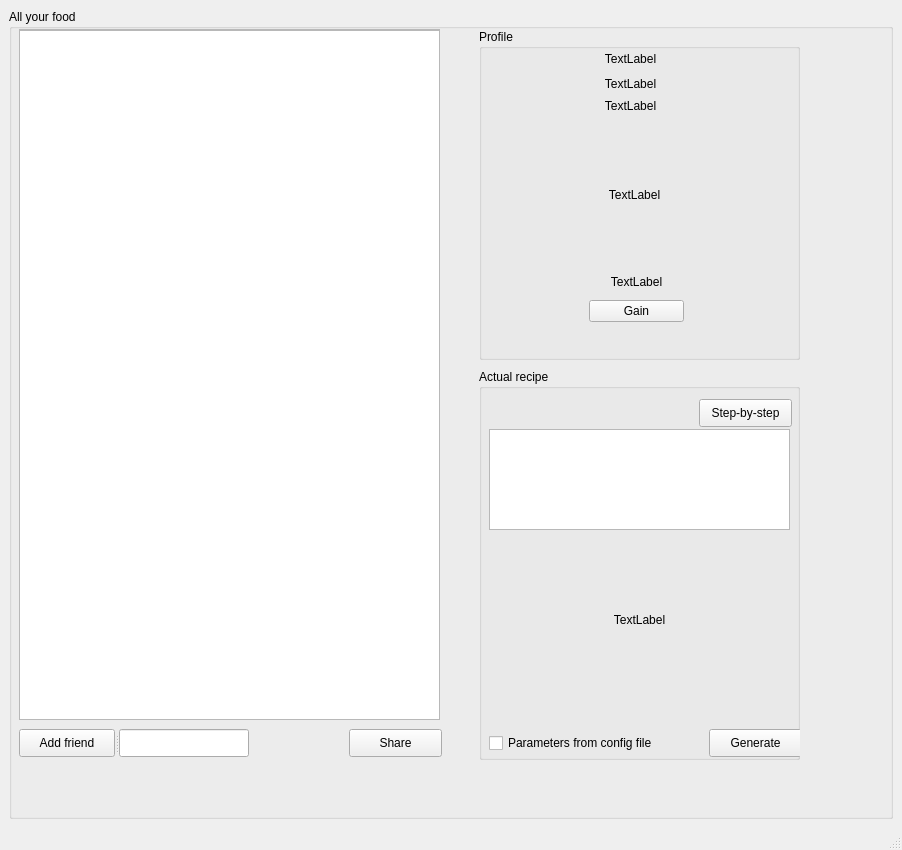
<?xml version="1.0" encoding="UTF-8"?>
<ui version="4.0">
 <class>MainWindow</class>
 <widget class="QMainWindow" name="MainWindow">
  <property name="geometry">
   <rect>
    <x>0</x>
    <y>0</y>
    <width>902</width>
    <height>850</height>
   </rect>
  </property>
  <property name="windowTitle">
   <string>MainWindow</string>
  </property>
  <widget class="QWidget" name="centralwidget">
   <layout class="QHBoxLayout" name="horizontalLayout">
    <item>
     <widget class="QGroupBox" name="groupBox">
      <property name="title">
       <string>All your food</string>
      </property>
      <widget class="QGroupBox" name="boxProfile">
       <property name="geometry">
        <rect>
         <x>470</x>
         <y>20</y>
         <width>321</width>
         <height>331</height>
        </rect>
       </property>
       <property name="title">
        <string>Profile</string>
       </property>
       <widget class="QLabel" name="labPicture">
        <property name="geometry">
         <rect>
          <x>80</x>
          <y>100</y>
          <width>151</width>
          <height>131</height>
         </rect>
        </property>
        <property name="text">
         <string>TextLabel</string>
        </property>
        <property name="alignment">
         <set>Qt::AlignCenter</set>
        </property>
       </widget>
       <widget class="QWidget" name="layoutWidget">
        <property name="geometry">
         <rect>
          <x>110</x>
          <y>240</y>
          <width>95</width>
          <height>53</height>
         </rect>
        </property>
        <layout class="QVBoxLayout" name="verticalLayout_2">
         <item>
          <widget class="QLabel" name="labLevel">
           <property name="text">
            <string>TextLabel</string>
           </property>
           <property name="alignment">
            <set>Qt::AlignCenter</set>
           </property>
          </widget>
         </item>
         <item>
          <widget class="QPushButton" name="buttonGain">
           <property name="text">
            <string>Gain</string>
           </property>
          </widget>
         </item>
        </layout>
       </widget>
       <widget class="QWidget" name="layoutWidget">
        <property name="geometry">
         <rect>
          <x>76</x>
          <y>20</y>
          <width>151</width>
          <height>64</height>
         </rect>
        </property>
        <layout class="QVBoxLayout" name="verticalLayout">
         <item>
          <widget class="QLabel" name="labUsername">
           <property name="sizePolicy">
            <sizepolicy hsizetype="Preferred" vsizetype="Preferred">
             <horstretch>0</horstretch>
             <verstretch>7</verstretch>
            </sizepolicy>
           </property>
           <property name="text">
            <string>TextLabel</string>
           </property>
           <property name="alignment">
            <set>Qt::AlignCenter</set>
           </property>
          </widget>
         </item>
         <item>
          <widget class="QLabel" name="labFullname">
           <property name="sizePolicy">
            <sizepolicy hsizetype="Preferred" vsizetype="Preferred">
             <horstretch>0</horstretch>
             <verstretch>7</verstretch>
            </sizepolicy>
           </property>
           <property name="text">
            <string>TextLabel</string>
           </property>
           <property name="alignment">
            <set>Qt::AlignCenter</set>
           </property>
          </widget>
         </item>
         <item>
          <widget class="QLabel" name="labEmail">
           <property name="text">
            <string>TextLabel</string>
           </property>
           <property name="alignment">
            <set>Qt::AlignCenter</set>
           </property>
          </widget>
         </item>
        </layout>
       </widget>
      </widget>
      <widget class="QScrollArea" name="scrollFoods">
       <property name="geometry">
        <rect>
         <x>10</x>
         <y>20</y>
         <width>421</width>
         <height>691</height>
        </rect>
       </property>
       <property name="widgetResizable">
        <bool>true</bool>
       </property>
       <widget class="QWidget" name="scrollAreaWidgetContents">
        <property name="geometry">
         <rect>
          <x>0</x>
          <y>0</y>
          <width>419</width>
          <height>689</height>
         </rect>
        </property>
        <widget class="QListWidget" name="listFoods">
         <property name="enabled">
          <bool>true</bool>
         </property>
         <property name="geometry">
          <rect>
           <x>-11</x>
           <y>0</y>
           <width>441</width>
           <height>691</height>
          </rect>
         </property>
         <property name="frameShadow">
          <enum>QFrame::Raised</enum>
         </property>
         <property name="horizontalScrollBarPolicy">
          <enum>Qt::ScrollBarAsNeeded</enum>
         </property>
         <property name="sizeAdjustPolicy">
          <enum>QAbstractScrollArea::AdjustIgnored</enum>
         </property>
        </widget>
       </widget>
      </widget>
      <widget class="QGroupBox" name="boxActual">
       <property name="geometry">
        <rect>
         <x>470</x>
         <y>360</y>
         <width>321</width>
         <height>391</height>
        </rect>
       </property>
       <property name="title">
        <string>Actual recipe</string>
       </property>
       <widget class="QTextBrowser" name="textIngredients">
        <property name="geometry">
         <rect>
          <x>10</x>
          <y>60</y>
          <width>301</width>
          <height>101</height>
         </rect>
        </property>
       </widget>
       <widget class="QLabel" name="actualImage">
        <property name="geometry">
         <rect>
          <x>10</x>
          <y>170</y>
          <width>301</width>
          <height>161</height>
         </rect>
        </property>
        <property name="text">
         <string>TextLabel</string>
        </property>
        <property name="alignment">
         <set>Qt::AlignCenter</set>
        </property>
       </widget>
       <widget class="QPushButton" name="buttonGenerate">
        <property name="geometry">
         <rect>
          <x>230</x>
          <y>360</y>
          <width>93</width>
          <height>28</height>
         </rect>
        </property>
        <property name="text">
         <string>Generate</string>
        </property>
       </widget>
       <widget class="QPushButton" name="buttonGuide">
        <property name="geometry">
         <rect>
          <x>220</x>
          <y>30</y>
          <width>93</width>
          <height>28</height>
         </rect>
        </property>
        <property name="text">
         <string>Step-by-step</string>
        </property>
       </widget>
       <widget class="QCheckBox" name="checkConfig">
        <property name="geometry">
         <rect>
          <x>10</x>
          <y>360</y>
          <width>191</width>
          <height>28</height>
         </rect>
        </property>
        <property name="text">
         <string>Parameters from config file</string>
        </property>
       </widget>
      </widget>
      <widget class="QPushButton" name="buttonShare">
       <property name="geometry">
        <rect>
         <x>340</x>
         <y>720</y>
         <width>93</width>
         <height>28</height>
        </rect>
       </property>
       <property name="text">
        <string>Share</string>
       </property>
      </widget>
      <widget class="QSplitter" name="splitter">
       <property name="geometry">
        <rect>
         <x>10</x>
         <y>720</y>
         <width>230</width>
         <height>28</height>
        </rect>
       </property>
       <property name="orientation">
        <enum>Qt::Horizontal</enum>
       </property>
       <widget class="QPushButton" name="buttonFriend">
        <property name="text">
         <string>Add friend</string>
        </property>
       </widget>
       <widget class="QLineEdit" name="lineFriend"/>
      </widget>
     </widget>
    </item>
   </layout>
  </widget>
  <widget class="QMenuBar" name="menubar">
   <property name="geometry">
    <rect>
     <x>0</x>
     <y>0</y>
     <width>902</width>
     <height>26</height>
    </rect>
   </property>
  </widget>
  <widget class="QStatusBar" name="statusbar"/>
 </widget>
 <resources/>
 <connections/>
</ui>
